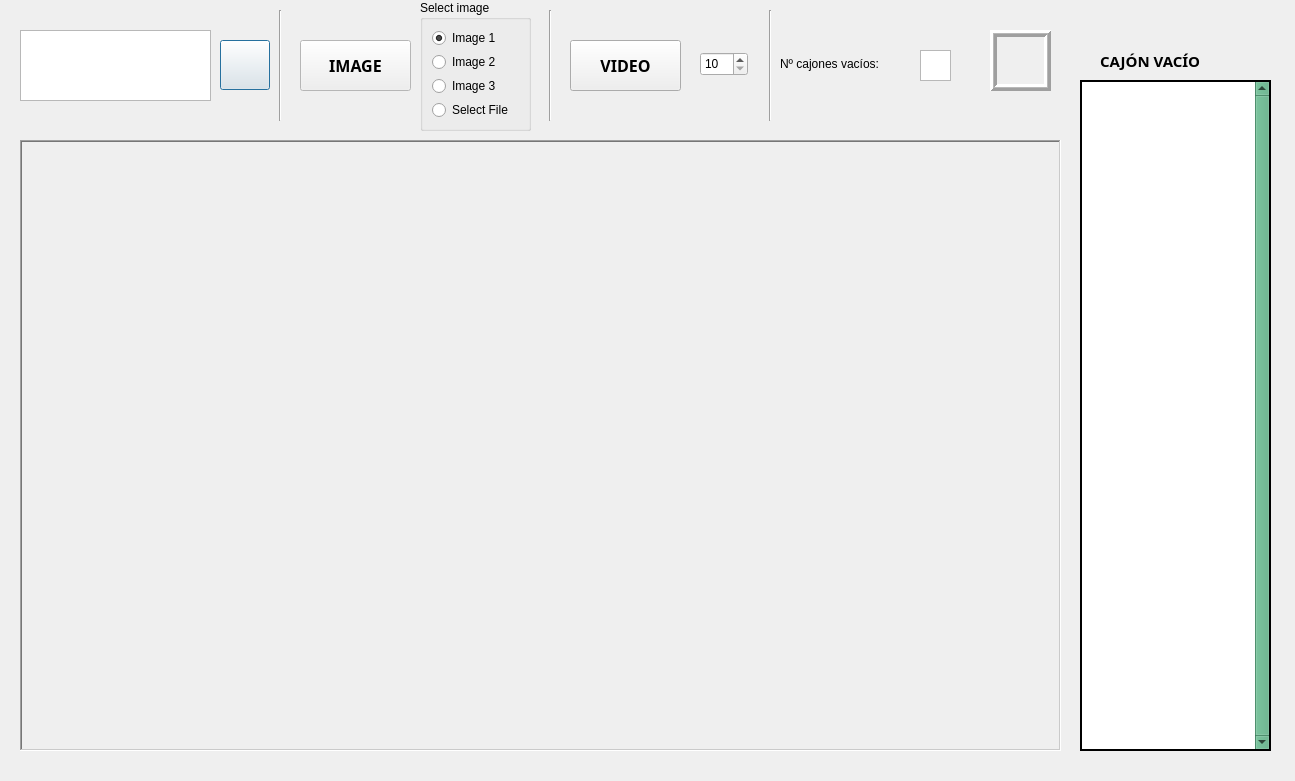
<?xml version="1.0" encoding="UTF-8"?>
<ui version="4.0">
 <class>Aplicacion</class>
 <widget class="QDialog" name="Aplicacion">
  <property name="geometry">
   <rect>
    <x>0</x>
    <y>0</y>
    <width>1295</width>
    <height>781</height>
   </rect>
  </property>
  <property name="windowTitle">
   <string>Item Detector</string>
  </property>
  <widget class="QTextEdit" name="pantalla">
   <property name="geometry">
    <rect>
     <x>20</x>
     <y>30</y>
     <width>191</width>
     <height>71</height>
    </rect>
   </property>
   <property name="readOnly">
    <bool>true</bool>
   </property>
  </widget>
  <widget class="QPushButton" name="BtBorra">
   <property name="geometry">
    <rect>
     <x>220</x>
     <y>40</y>
     <width>50</width>
     <height>50</height>
    </rect>
   </property>
   <property name="font">
    <font>
     <pointsize>12</pointsize>
     <weight>75</weight>
     <bold>true</bold>
    </font>
   </property>
   <property name="text">
    <string/>
   </property>
   <property name="icon">
    <iconset>
     <normaloff>iconos/delete_FILL0_wght400_GRAD0_opsz48.png</normaloff>iconos/delete_FILL0_wght400_GRAD0_opsz48.png</iconset>
   </property>
   <property name="iconSize">
    <size>
     <width>30</width>
     <height>30</height>
    </size>
   </property>
   <property name="flat">
    <bool>false</bool>
   </property>
  </widget>
  <widget class="QLabel" name="jamonserrano">
   <property name="geometry">
    <rect>
     <x>1100</x>
     <y>40</y>
     <width>141</width>
     <height>41</height>
    </rect>
   </property>
   <property name="font">
    <font>
     <family>Yu Gothic UI Semibold</family>
     <pointsize>11</pointsize>
     <weight>75</weight>
     <italic>false</italic>
     <bold>true</bold>
    </font>
   </property>
   <property name="text">
    <string>CAJÓN VACÍO</string>
   </property>
  </widget>
  <widget class="QPushButton" name="start">
   <property name="geometry">
    <rect>
     <x>300</x>
     <y>40</y>
     <width>111</width>
     <height>51</height>
    </rect>
   </property>
   <property name="palette">
    <palette>
     <active>
      <colorrole role="Base">
       <brush brushstyle="SolidPattern">
        <color alpha="255">
         <red>255</red>
         <green>255</green>
         <blue>255</blue>
        </color>
       </brush>
      </colorrole>
      <colorrole role="Window">
       <brush brushstyle="SolidPattern">
        <color alpha="255">
         <red>255</red>
         <green>255</green>
         <blue>255</blue>
        </color>
       </brush>
      </colorrole>
      <colorrole role="AlternateBase">
       <brush brushstyle="SolidPattern">
        <color alpha="255">
         <red>255</red>
         <green>255</green>
         <blue>255</blue>
        </color>
       </brush>
      </colorrole>
     </active>
     <inactive>
      <colorrole role="Base">
       <brush brushstyle="SolidPattern">
        <color alpha="255">
         <red>255</red>
         <green>255</green>
         <blue>255</blue>
        </color>
       </brush>
      </colorrole>
      <colorrole role="Window">
       <brush brushstyle="SolidPattern">
        <color alpha="255">
         <red>255</red>
         <green>255</green>
         <blue>255</blue>
        </color>
       </brush>
      </colorrole>
      <colorrole role="AlternateBase">
       <brush brushstyle="SolidPattern">
        <color alpha="255">
         <red>255</red>
         <green>255</green>
         <blue>255</blue>
        </color>
       </brush>
      </colorrole>
     </inactive>
     <disabled>
      <colorrole role="Base">
       <brush brushstyle="SolidPattern">
        <color alpha="255">
         <red>255</red>
         <green>255</green>
         <blue>255</blue>
        </color>
       </brush>
      </colorrole>
      <colorrole role="Window">
       <brush brushstyle="SolidPattern">
        <color alpha="255">
         <red>255</red>
         <green>255</green>
         <blue>255</blue>
        </color>
       </brush>
      </colorrole>
      <colorrole role="AlternateBase">
       <brush brushstyle="SolidPattern">
        <color alpha="255">
         <red>255</red>
         <green>255</green>
         <blue>255</blue>
        </color>
       </brush>
      </colorrole>
     </disabled>
    </palette>
   </property>
   <property name="font">
    <font>
     <family>Yu Gothic UI Semibold</family>
     <pointsize>12</pointsize>
     <weight>75</weight>
     <bold>true</bold>
    </font>
   </property>
   <property name="text">
    <string>IMAGE</string>
   </property>
   <property name="flat">
    <bool>false</bool>
   </property>
  </widget>
  <widget class="QListWidget" name="listWidget">
   <property name="geometry">
    <rect>
     <x>1080</x>
     <y>80</y>
     <width>191</width>
     <height>671</height>
    </rect>
   </property>
   <property name="palette">
    <palette>
     <active>
      <colorrole role="WindowText">
       <brush brushstyle="SolidPattern">
        <color alpha="255">
         <red>0</red>
         <green>0</green>
         <blue>0</blue>
        </color>
       </brush>
      </colorrole>
      <colorrole role="Button">
       <brush brushstyle="SolidPattern">
        <color alpha="255">
         <red>85</red>
         <green>170</green>
         <blue>127</blue>
        </color>
       </brush>
      </colorrole>
      <colorrole role="Light">
       <brush brushstyle="SolidPattern">
        <color alpha="255">
         <red>127</red>
         <green>255</green>
         <blue>191</blue>
        </color>
       </brush>
      </colorrole>
      <colorrole role="Midlight">
       <brush brushstyle="SolidPattern">
        <color alpha="255">
         <red>106</red>
         <green>212</green>
         <blue>159</blue>
        </color>
       </brush>
      </colorrole>
      <colorrole role="Dark">
       <brush brushstyle="SolidPattern">
        <color alpha="255">
         <red>42</red>
         <green>85</green>
         <blue>63</blue>
        </color>
       </brush>
      </colorrole>
      <colorrole role="Mid">
       <brush brushstyle="SolidPattern">
        <color alpha="255">
         <red>56</red>
         <green>113</green>
         <blue>84</blue>
        </color>
       </brush>
      </colorrole>
      <colorrole role="Text">
       <brush brushstyle="SolidPattern">
        <color alpha="255">
         <red>0</red>
         <green>0</green>
         <blue>0</blue>
        </color>
       </brush>
      </colorrole>
      <colorrole role="BrightText">
       <brush brushstyle="SolidPattern">
        <color alpha="255">
         <red>255</red>
         <green>255</green>
         <blue>255</blue>
        </color>
       </brush>
      </colorrole>
      <colorrole role="ButtonText">
       <brush brushstyle="SolidPattern">
        <color alpha="255">
         <red>0</red>
         <green>0</green>
         <blue>0</blue>
        </color>
       </brush>
      </colorrole>
      <colorrole role="Base">
       <brush brushstyle="SolidPattern">
        <color alpha="255">
         <red>255</red>
         <green>255</green>
         <blue>255</blue>
        </color>
       </brush>
      </colorrole>
      <colorrole role="Window">
       <brush brushstyle="SolidPattern">
        <color alpha="255">
         <red>85</red>
         <green>170</green>
         <blue>127</blue>
        </color>
       </brush>
      </colorrole>
      <colorrole role="Shadow">
       <brush brushstyle="SolidPattern">
        <color alpha="255">
         <red>0</red>
         <green>0</green>
         <blue>0</blue>
        </color>
       </brush>
      </colorrole>
      <colorrole role="AlternateBase">
       <brush brushstyle="SolidPattern">
        <color alpha="255">
         <red>170</red>
         <green>212</green>
         <blue>191</blue>
        </color>
       </brush>
      </colorrole>
      <colorrole role="ToolTipBase">
       <brush brushstyle="SolidPattern">
        <color alpha="255">
         <red>255</red>
         <green>255</green>
         <blue>220</blue>
        </color>
       </brush>
      </colorrole>
      <colorrole role="ToolTipText">
       <brush brushstyle="SolidPattern">
        <color alpha="255">
         <red>0</red>
         <green>0</green>
         <blue>0</blue>
        </color>
       </brush>
      </colorrole>
      <colorrole role="PlaceholderText">
       <brush brushstyle="NoBrush">
        <color alpha="128">
         <red>0</red>
         <green>0</green>
         <blue>0</blue>
        </color>
       </brush>
      </colorrole>
     </active>
     <inactive>
      <colorrole role="WindowText">
       <brush brushstyle="SolidPattern">
        <color alpha="255">
         <red>0</red>
         <green>0</green>
         <blue>0</blue>
        </color>
       </brush>
      </colorrole>
      <colorrole role="Button">
       <brush brushstyle="SolidPattern">
        <color alpha="255">
         <red>85</red>
         <green>170</green>
         <blue>127</blue>
        </color>
       </brush>
      </colorrole>
      <colorrole role="Light">
       <brush brushstyle="SolidPattern">
        <color alpha="255">
         <red>127</red>
         <green>255</green>
         <blue>191</blue>
        </color>
       </brush>
      </colorrole>
      <colorrole role="Midlight">
       <brush brushstyle="SolidPattern">
        <color alpha="255">
         <red>106</red>
         <green>212</green>
         <blue>159</blue>
        </color>
       </brush>
      </colorrole>
      <colorrole role="Dark">
       <brush brushstyle="SolidPattern">
        <color alpha="255">
         <red>42</red>
         <green>85</green>
         <blue>63</blue>
        </color>
       </brush>
      </colorrole>
      <colorrole role="Mid">
       <brush brushstyle="SolidPattern">
        <color alpha="255">
         <red>56</red>
         <green>113</green>
         <blue>84</blue>
        </color>
       </brush>
      </colorrole>
      <colorrole role="Text">
       <brush brushstyle="SolidPattern">
        <color alpha="255">
         <red>0</red>
         <green>0</green>
         <blue>0</blue>
        </color>
       </brush>
      </colorrole>
      <colorrole role="BrightText">
       <brush brushstyle="SolidPattern">
        <color alpha="255">
         <red>255</red>
         <green>255</green>
         <blue>255</blue>
        </color>
       </brush>
      </colorrole>
      <colorrole role="ButtonText">
       <brush brushstyle="SolidPattern">
        <color alpha="255">
         <red>0</red>
         <green>0</green>
         <blue>0</blue>
        </color>
       </brush>
      </colorrole>
      <colorrole role="Base">
       <brush brushstyle="SolidPattern">
        <color alpha="255">
         <red>255</red>
         <green>255</green>
         <blue>255</blue>
        </color>
       </brush>
      </colorrole>
      <colorrole role="Window">
       <brush brushstyle="SolidPattern">
        <color alpha="255">
         <red>85</red>
         <green>170</green>
         <blue>127</blue>
        </color>
       </brush>
      </colorrole>
      <colorrole role="Shadow">
       <brush brushstyle="SolidPattern">
        <color alpha="255">
         <red>0</red>
         <green>0</green>
         <blue>0</blue>
        </color>
       </brush>
      </colorrole>
      <colorrole role="AlternateBase">
       <brush brushstyle="SolidPattern">
        <color alpha="255">
         <red>170</red>
         <green>212</green>
         <blue>191</blue>
        </color>
       </brush>
      </colorrole>
      <colorrole role="ToolTipBase">
       <brush brushstyle="SolidPattern">
        <color alpha="255">
         <red>255</red>
         <green>255</green>
         <blue>220</blue>
        </color>
       </brush>
      </colorrole>
      <colorrole role="ToolTipText">
       <brush brushstyle="SolidPattern">
        <color alpha="255">
         <red>0</red>
         <green>0</green>
         <blue>0</blue>
        </color>
       </brush>
      </colorrole>
      <colorrole role="PlaceholderText">
       <brush brushstyle="NoBrush">
        <color alpha="128">
         <red>0</red>
         <green>0</green>
         <blue>0</blue>
        </color>
       </brush>
      </colorrole>
     </inactive>
     <disabled>
      <colorrole role="WindowText">
       <brush brushstyle="SolidPattern">
        <color alpha="255">
         <red>42</red>
         <green>85</green>
         <blue>63</blue>
        </color>
       </brush>
      </colorrole>
      <colorrole role="Button">
       <brush brushstyle="SolidPattern">
        <color alpha="255">
         <red>85</red>
         <green>170</green>
         <blue>127</blue>
        </color>
       </brush>
      </colorrole>
      <colorrole role="Light">
       <brush brushstyle="SolidPattern">
        <color alpha="255">
         <red>127</red>
         <green>255</green>
         <blue>191</blue>
        </color>
       </brush>
      </colorrole>
      <colorrole role="Midlight">
       <brush brushstyle="SolidPattern">
        <color alpha="255">
         <red>106</red>
         <green>212</green>
         <blue>159</blue>
        </color>
       </brush>
      </colorrole>
      <colorrole role="Dark">
       <brush brushstyle="SolidPattern">
        <color alpha="255">
         <red>42</red>
         <green>85</green>
         <blue>63</blue>
        </color>
       </brush>
      </colorrole>
      <colorrole role="Mid">
       <brush brushstyle="SolidPattern">
        <color alpha="255">
         <red>56</red>
         <green>113</green>
         <blue>84</blue>
        </color>
       </brush>
      </colorrole>
      <colorrole role="Text">
       <brush brushstyle="SolidPattern">
        <color alpha="255">
         <red>42</red>
         <green>85</green>
         <blue>63</blue>
        </color>
       </brush>
      </colorrole>
      <colorrole role="BrightText">
       <brush brushstyle="SolidPattern">
        <color alpha="255">
         <red>255</red>
         <green>255</green>
         <blue>255</blue>
        </color>
       </brush>
      </colorrole>
      <colorrole role="ButtonText">
       <brush brushstyle="SolidPattern">
        <color alpha="255">
         <red>42</red>
         <green>85</green>
         <blue>63</blue>
        </color>
       </brush>
      </colorrole>
      <colorrole role="Base">
       <brush brushstyle="SolidPattern">
        <color alpha="255">
         <red>85</red>
         <green>170</green>
         <blue>127</blue>
        </color>
       </brush>
      </colorrole>
      <colorrole role="Window">
       <brush brushstyle="SolidPattern">
        <color alpha="255">
         <red>85</red>
         <green>170</green>
         <blue>127</blue>
        </color>
       </brush>
      </colorrole>
      <colorrole role="Shadow">
       <brush brushstyle="SolidPattern">
        <color alpha="255">
         <red>0</red>
         <green>0</green>
         <blue>0</blue>
        </color>
       </brush>
      </colorrole>
      <colorrole role="AlternateBase">
       <brush brushstyle="SolidPattern">
        <color alpha="255">
         <red>85</red>
         <green>170</green>
         <blue>127</blue>
        </color>
       </brush>
      </colorrole>
      <colorrole role="ToolTipBase">
       <brush brushstyle="SolidPattern">
        <color alpha="255">
         <red>255</red>
         <green>255</green>
         <blue>220</blue>
        </color>
       </brush>
      </colorrole>
      <colorrole role="ToolTipText">
       <brush brushstyle="SolidPattern">
        <color alpha="255">
         <red>0</red>
         <green>0</green>
         <blue>0</blue>
        </color>
       </brush>
      </colorrole>
      <colorrole role="PlaceholderText">
       <brush brushstyle="NoBrush">
        <color alpha="128">
         <red>0</red>
         <green>0</green>
         <blue>0</blue>
        </color>
       </brush>
      </colorrole>
     </disabled>
    </palette>
   </property>
   <property name="frameShape">
    <enum>QFrame::WinPanel</enum>
   </property>
   <property name="frameShadow">
    <enum>QFrame::Plain</enum>
   </property>
   <property name="lineWidth">
    <number>3</number>
   </property>
   <property name="midLineWidth">
    <number>1</number>
   </property>
   <property name="verticalScrollBarPolicy">
    <enum>Qt::ScrollBarAlwaysOn</enum>
   </property>
   <property name="horizontalScrollBarPolicy">
    <enum>Qt::ScrollBarAlwaysOff</enum>
   </property>
   <property name="wordWrap">
    <bool>false</bool>
   </property>
   <property name="selectionRectVisible">
    <bool>false</bool>
   </property>
  </widget>
  <widget class="QPushButton" name="Video">
   <property name="geometry">
    <rect>
     <x>570</x>
     <y>40</y>
     <width>111</width>
     <height>51</height>
    </rect>
   </property>
   <property name="font">
    <font>
     <family>Yu Gothic UI Semibold</family>
     <pointsize>12</pointsize>
     <weight>75</weight>
     <bold>true</bold>
    </font>
   </property>
   <property name="text">
    <string>VIDEO</string>
   </property>
   <property name="icon">
    <iconset>
     <normaloff>:/icons/iconos/videocam_FILL0_wght400_GRAD0_opsz48.png</normaloff>:/icons/iconos/videocam_FILL0_wght400_GRAD0_opsz48.png</iconset>
   </property>
   <property name="iconSize">
    <size>
     <width>25</width>
     <height>25</height>
    </size>
   </property>
   <property name="flat">
    <bool>false</bool>
   </property>
  </widget>
  <widget class="QSpinBox" name="min">
   <property name="geometry">
    <rect>
     <x>700</x>
     <y>52</y>
     <width>48</width>
     <height>24</height>
    </rect>
   </property>
   <property name="minimum">
    <number>10</number>
   </property>
   <property name="maximum">
    <number>100</number>
   </property>
   <property name="singleStep">
    <number>5</number>
   </property>
  </widget>
  <widget class="QGroupBox" name="grupvalors">
   <property name="geometry">
    <rect>
     <x>420</x>
     <y>0</y>
     <width>111</width>
     <height>131</height>
    </rect>
   </property>
   <property name="title">
    <string>Select image</string>
   </property>
   <property name="checkable">
    <bool>false</bool>
   </property>
   <layout class="QVBoxLayout" name="verticalLayout_5">
    <item>
     <widget class="QRadioButton" name="image1">
      <property name="text">
       <string>Image 1</string>
      </property>
      <property name="checked">
       <bool>true</bool>
      </property>
     </widget>
    </item>
    <item>
     <widget class="QRadioButton" name="image2">
      <property name="text">
       <string>Image 2</string>
      </property>
     </widget>
    </item>
    <item>
     <widget class="QRadioButton" name="image3">
      <property name="text">
       <string>Image 3</string>
      </property>
     </widget>
    </item>
    <item>
     <widget class="QRadioButton" name="selectfile">
      <property name="text">
       <string>Select File</string>
      </property>
      <property name="autoExclusive">
       <bool>true</bool>
      </property>
     </widget>
    </item>
   </layout>
  </widget>
  <widget class="QLabel" name="label">
   <property name="enabled">
    <bool>true</bool>
   </property>
   <property name="geometry">
    <rect>
     <x>20</x>
     <y>140</y>
     <width>1041</width>
     <height>611</height>
    </rect>
   </property>
   <property name="frameShape">
    <enum>QFrame::WinPanel</enum>
   </property>
   <property name="frameShadow">
    <enum>QFrame::Sunken</enum>
   </property>
   <property name="text">
    <string/>
   </property>
   <property name="scaledContents">
    <bool>true</bool>
   </property>
  </widget>
  <widget class="Line" name="line">
   <property name="geometry">
    <rect>
     <x>540</x>
     <y>10</y>
     <width>20</width>
     <height>111</height>
    </rect>
   </property>
   <property name="orientation">
    <enum>Qt::Vertical</enum>
   </property>
  </widget>
  <widget class="Line" name="line_2">
   <property name="geometry">
    <rect>
     <x>270</x>
     <y>10</y>
     <width>20</width>
     <height>111</height>
    </rect>
   </property>
   <property name="orientation">
    <enum>Qt::Vertical</enum>
   </property>
  </widget>
  <widget class="QLabel" name="alarm">
   <property name="geometry">
    <rect>
     <x>990</x>
     <y>30</y>
     <width>61</width>
     <height>61</height>
    </rect>
   </property>
   <property name="autoFillBackground">
    <bool>true</bool>
   </property>
   <property name="frameShape">
    <enum>QFrame::Box</enum>
   </property>
   <property name="frameShadow">
    <enum>QFrame::Raised</enum>
   </property>
   <property name="lineWidth">
    <number>3</number>
   </property>
   <property name="midLineWidth">
    <number>1</number>
   </property>
   <property name="text">
    <string/>
   </property>
  </widget>
  <widget class="QTextEdit" name="pantalla_2">
   <property name="geometry">
    <rect>
     <x>920</x>
     <y>50</y>
     <width>31</width>
     <height>31</height>
    </rect>
   </property>
  </widget>
  <widget class="QLabel" name="label_2">
   <property name="geometry">
    <rect>
     <x>780</x>
     <y>53</y>
     <width>131</width>
     <height>21</height>
    </rect>
   </property>
   <property name="font">
    <font>
     <pointsize>9</pointsize>
    </font>
   </property>
   <property name="text">
    <string>Nº cajones vacíos:</string>
   </property>
  </widget>
  <widget class="Line" name="line_3">
   <property name="geometry">
    <rect>
     <x>760</x>
     <y>10</y>
     <width>20</width>
     <height>111</height>
    </rect>
   </property>
   <property name="orientation">
    <enum>Qt::Vertical</enum>
   </property>
  </widget>
  <widget class="QPushButton" name="helpbutton">
   <property name="geometry">
    <rect>
     <x>1250</x>
     <y>10</y>
     <width>31</width>
     <height>31</height>
    </rect>
   </property>
   <property name="font">
    <font>
     <pointsize>12</pointsize>
     <weight>75</weight>
     <bold>true</bold>
    </font>
   </property>
   <property name="text">
    <string/>
   </property>
   <property name="icon">
    <iconset>
     <normaloff>iconos/help_FILL0_wght400_GRAD0_opsz48.png</normaloff>iconos/help_FILL0_wght400_GRAD0_opsz48.png</iconset>
   </property>
   <property name="iconSize">
    <size>
     <width>25</width>
     <height>25</height>
    </size>
   </property>
   <property name="flat">
    <bool>true</bool>
   </property>
  </widget>
  <action name="actionHelp">
   <property name="text">
    <string>Help</string>
   </property>
   <property name="toolTip">
    <string>Help</string>
   </property>
  </action>
 </widget>
 <resources/>
 <connections>
  <connection>
   <sender>BtBorra</sender>
   <signal>clicked()</signal>
   <receiver>Aplicacion</receiver>
   <slot>borratodo()</slot>
   <hints>
    <hint type="sourcelabel">
     <x>267</x>
     <y>86</y>
    </hint>
    <hint type="destinationlabel">
     <x>10</x>
     <y>119</y>
    </hint>
   </hints>
  </connection>
  <connection>
   <sender>start</sender>
   <signal>clicked()</signal>
   <receiver>Aplicacion</receiver>
   <slot>image()</slot>
   <hints>
    <hint type="sourcelabel">
     <x>560</x>
     <y>105</y>
    </hint>
    <hint type="destinationlabel">
     <x>428</x>
     <y>148</y>
    </hint>
   </hints>
  </connection>
  <connection>
   <sender>helpbutton</sender>
   <signal>clicked()</signal>
   <receiver>Aplicacion</receiver>
   <slot>help()</slot>
   <hints>
    <hint type="sourcelabel">
     <x>1264</x>
     <y>30</y>
    </hint>
    <hint type="destinationlabel">
     <x>1207</x>
     <y>29</y>
    </hint>
   </hints>
  </connection>
  <connection>
   <sender>Video</sender>
   <signal>clicked()</signal>
   <receiver>Aplicacion</receiver>
   <slot>video()</slot>
   <hints>
    <hint type="sourcelabel">
     <x>623</x>
     <y>64</y>
    </hint>
    <hint type="destinationlabel">
     <x>610</x>
     <y>101</y>
    </hint>
   </hints>
  </connection>
 </connections>
 <slots>
  <slot>btpulsado()</slot>
  <slot>evalua()</slot>
  <slot>borratodo()</slot>
  <slot>borra()</slot>
  <slot>image()</slot>
  <slot>slot1()</slot>
  <slot>help()</slot>
  <slot>abrir()</slot>
  <slot>video()</slot>
 </slots>
</ui>
